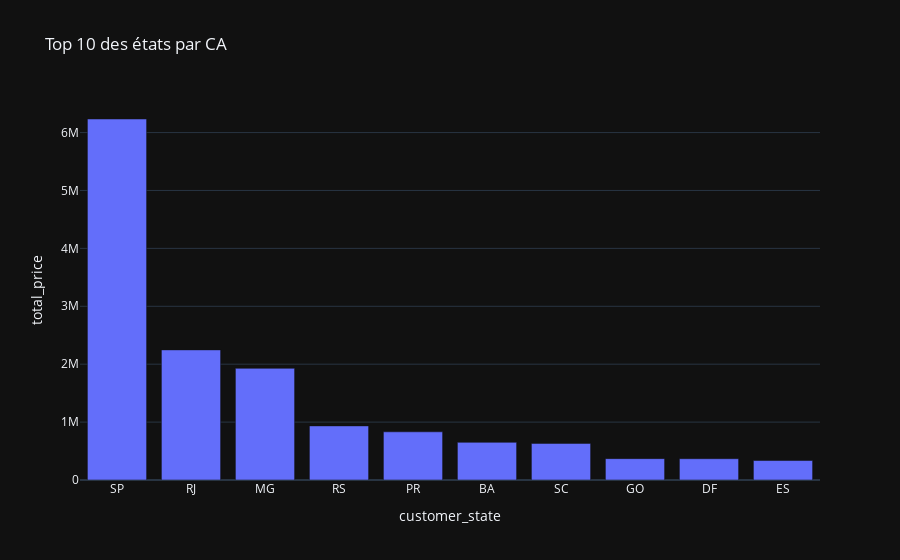

Notebook source saved alongside this figure:
### Code cell
# 2.4 - graphique des top 10 des états par CA
fig4 = px.bar(top_etat_par_ca.reset_index().head(10), x="customer_state", y="total_price", title="Top 10 des états par CA")
fig4.show()

### Figure 1 — Plotly figure (JSON) as saved in the notebook; plotly's stock layout.template omitted (floating-point values rounded to 4 significant figures)
{"data": [{"hovertemplate": "customer_state=%{x}<br>total_price=%{y}<extra></extra>", "legendgroup": "", "marker": {"color": "#636efa", "pattern": {"shape": ""}}, "name": "", "orientation": "v", "showlegend": false, "textposition": "auto", "x": ["SP", "RJ", "MG", "RS", "PR", "BA", "SC", "GO", "DF", "ES"], "xaxis": "x", "y": [6235000.0, 2247000.0, 1929000.0, 934300.0, 832100.0, 650200.0, 632500.0, 369000.0, 367800.0, 336400.0], "yaxis": "y", "type": "bar"}], "layout": {"xaxis": {"anchor": "y", "domain": [0.0, 1.0], "title": {"text": "customer_state"}}, "yaxis": {"anchor": "x", "domain": [0.0, 1.0], "title": {"text": "total_price"}}, "legend": {"tracegroupgap": 0}, "title": {"text": "Top 10 des états par CA"}, "barmode": "relative"}}
